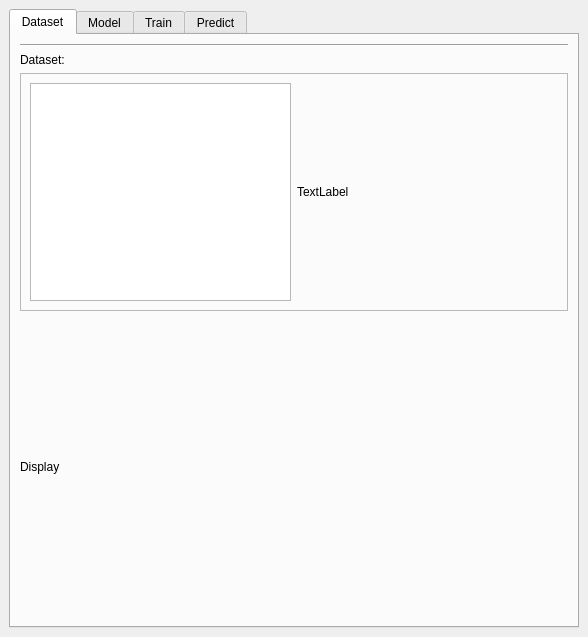
<?xml version="1.0" encoding="UTF-8"?>
<ui version="4.0">
 <author>Nick Crews</author>
 <class>GUI</class>
 <widget class="QMainWindow" name="GUI">
  <property name="enabled">
   <bool>true</bool>
  </property>
  <property name="geometry">
   <rect>
    <x>0</x>
    <y>0</y>
    <width>588</width>
    <height>637</height>
   </rect>
  </property>
  <property name="sizePolicy">
   <sizepolicy hsizetype="Preferred" vsizetype="Preferred">
    <horstretch>0</horstretch>
    <verstretch>0</verstretch>
   </sizepolicy>
  </property>
  <property name="windowTitle">
   <string>Hot Topic</string>
  </property>
  <widget class="QWidget" name="centralwidget">
   <property name="sizePolicy">
    <sizepolicy hsizetype="Preferred" vsizetype="Preferred">
     <horstretch>0</horstretch>
     <verstretch>0</verstretch>
    </sizepolicy>
   </property>
   <layout class="QHBoxLayout" name="horizontalLayout">
    <item>
     <widget class="QTabWidget" name="tabWidget">
      <property name="currentIndex">
       <number>0</number>
      </property>
      <widget class="QWidget" name="tab">
       <attribute name="title">
        <string>Dataset</string>
       </attribute>
       <layout class="QVBoxLayout" name="verticalLayout_6">
        <item>
         <layout class="QVBoxLayout" name="verticalLayout">
          <item>
           <widget class="Line" name="dividerLine">
            <property name="orientation">
             <enum>Qt::Horizontal</enum>
            </property>
           </widget>
          </item>
          <item>
           <widget class="QLabel" name="inputLabel">
            <property name="text">
             <string>Dataset:</string>
            </property>
           </widget>
          </item>
          <item>
           <widget class="QFrame" name="frame">
            <property name="frameShape">
             <enum>QFrame::StyledPanel</enum>
            </property>
            <property name="frameShadow">
             <enum>QFrame::Raised</enum>
            </property>
            <layout class="QHBoxLayout" name="horizontalLayout_3">
             <item>
              <widget class="QListView" name="datasetList">
               <property name="sizePolicy">
                <sizepolicy hsizetype="Expanding" vsizetype="Expanding">
                 <horstretch>0</horstretch>
                 <verstretch>0</verstretch>
                </sizepolicy>
               </property>
              </widget>
             </item>
             <item>
              <widget class="QLabel" name="datasetView">
               <property name="sizePolicy">
                <sizepolicy hsizetype="Expanding" vsizetype="Expanding">
                 <horstretch>0</horstretch>
                 <verstretch>0</verstretch>
                </sizepolicy>
               </property>
               <property name="text">
                <string>TextLabel</string>
               </property>
              </widget>
             </item>
            </layout>
           </widget>
          </item>
          <item>
           <widget class="QLabel" name="display">
            <property name="minimumSize">
             <size>
              <width>0</width>
              <height>300</height>
             </size>
            </property>
            <property name="text">
             <string>Display</string>
            </property>
           </widget>
          </item>
         </layout>
        </item>
       </layout>
      </widget>
      <widget class="QWidget" name="tab_2">
       <attribute name="title">
        <string>Model</string>
       </attribute>
       <layout class="QVBoxLayout" name="verticalLayout_8">
        <item>
         <layout class="QVBoxLayout" name="verticalLayout_3">
          <item>
           <layout class="QHBoxLayout" name="horizontalLayout_2">
            <item>
             <widget class="QLabel" name="modelLabel">
              <property name="sizePolicy">
               <sizepolicy hsizetype="Fixed" vsizetype="Preferred">
                <horstretch>0</horstretch>
                <verstretch>0</verstretch>
               </sizepolicy>
              </property>
              <property name="text">
               <string>Model:</string>
              </property>
              <property name="buddy">
               <cstring>modelBrowseButton</cstring>
              </property>
             </widget>
            </item>
            <item>
             <widget class="QLineEdit" name="modelLineEdit">
              <property name="text">
               <string>None set...</string>
              </property>
             </widget>
            </item>
            <item>
             <widget class="QPushButton" name="modelBrowseButton">
              <property name="text">
               <string>Browse...</string>
              </property>
             </widget>
            </item>
           </layout>
          </item>
          <item>
           <widget class="QLabel" name="modelLabel_3">
            <property name="text">
             <string>TextLabel</string>
            </property>
           </widget>
          </item>
         </layout>
        </item>
       </layout>
      </widget>
      <widget class="QWidget" name="tab_3">
       <attribute name="title">
        <string>Train</string>
       </attribute>
       <layout class="QVBoxLayout" name="verticalLayout_10">
        <item>
         <layout class="QVBoxLayout" name="verticalLayout_9"/>
        </item>
       </layout>
      </widget>
      <widget class="QWidget" name="tab_4">
       <property name="sizePolicy">
        <sizepolicy hsizetype="Expanding" vsizetype="Expanding">
         <horstretch>0</horstretch>
         <verstretch>0</verstretch>
        </sizepolicy>
       </property>
       <attribute name="title">
        <string>Predict</string>
       </attribute>
       <layout class="QVBoxLayout" name="verticalLayout_7">
        <item>
         <layout class="QVBoxLayout" name="verticalLayout_4">
          <item>
           <widget class="QPushButton" name="predictButton">
            <property name="text">
             <string>Predict!</string>
            </property>
           </widget>
          </item>
         </layout>
        </item>
       </layout>
      </widget>
     </widget>
    </item>
   </layout>
  </widget>
  <action name="actionN">
   <property name="checkable">
    <bool>true</bool>
   </property>
   <property name="checked">
    <bool>true</bool>
   </property>
   <property name="text">
    <string>N</string>
   </property>
  </action>
  <action name="actionKg">
   <property name="checkable">
    <bool>true</bool>
   </property>
   <property name="text">
    <string>kg</string>
   </property>
  </action>
  <action name="actionLbs">
   <property name="checkable">
    <bool>true</bool>
   </property>
   <property name="text">
    <string>lbs</string>
   </property>
  </action>
  <action name="actionOpenCal">
   <property name="text">
    <string>Open...</string>
   </property>
   <property name="shortcut">
    <string/>
   </property>
  </action>
  <action name="actionSaveCal">
   <property name="text">
    <string>Save</string>
   </property>
  </action>
  <action name="actionSaveCalAs">
   <property name="text">
    <string>Save As...</string>
   </property>
  </action>
  <action name="actionSave_2">
   <property name="text">
    <string>Save</string>
   </property>
  </action>
  <action name="actionOpenRec">
   <property name="text">
    <string>Open...</string>
   </property>
  </action>
  <action name="actionSaveRec">
   <property name="text">
    <string>Save</string>
   </property>
  </action>
  <action name="actionSaveRecAs">
   <property name="text">
    <string>Save As...</string>
   </property>
  </action>
  <action name="actionExportSnippet">
   <property name="text">
    <string>Export Snippet...</string>
   </property>
  </action>
  <action name="actionNew_Dataset">
   <property name="text">
    <string>New Dataset...</string>
   </property>
  </action>
 </widget>
 <resources/>
 <connections/>
</ui>
